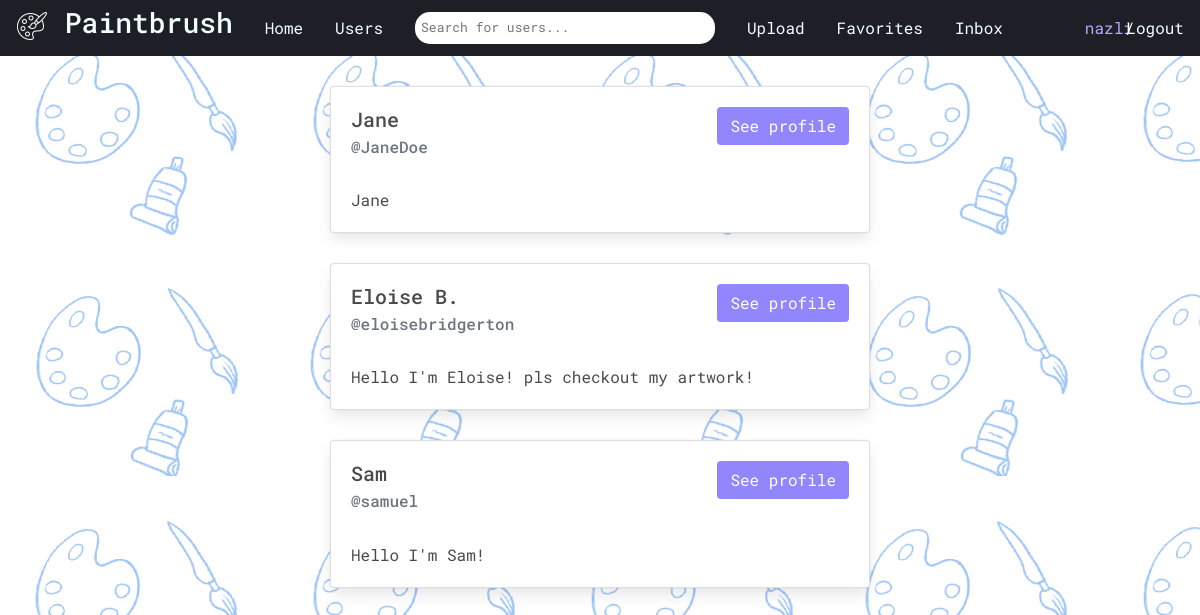
Page /account/followers/ (signed in) on the earlier database version.
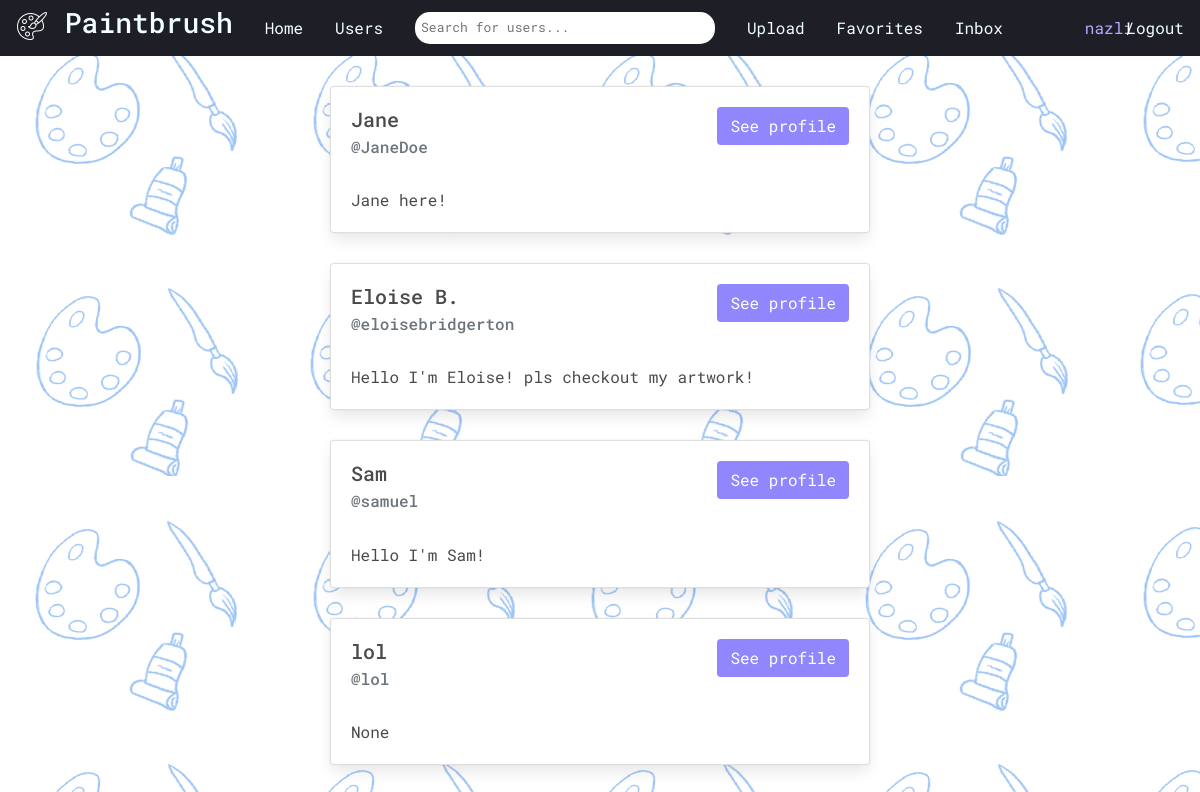
Same page on the later database version.
### users/models.py (models this page shows, shortened)
class Profile(models.Model):
    user = models.OneToOneField(User, on_delete=models.CASCADE, related_name='profile', null=True, blank=True)
    name = models.CharField(max_length=200, blank=True, null=True)
    username = models.CharField(max_length=200, blank=True, null=True)
    email = models.EmailField(max_length=500, blank=True, null=True)
    bio = models.TextField(blank=True, null=True)
    profile_image = models.ImageField(null=True, blank=True, upload_to='profiles', default='defaultavatar.png')
    created = models.DateTimeField(auto_now_add=True)
    id = models.UUIDField(default=uuid.uuid4, unique=True, primary_key=True, editable=False)
    follows = models.ManyToManyField("self", related_name="followed_by", symmetrical=False, blank=True)

### users/views.py (the view)
# urls.py: path('account/followers/', views.followerlist, name="followers"),
@login_required(login_url="login")
def followerlist(request):
    profile = request.user.profile
    return render(request, "users/follower.html", {'profile': profile})

### templates/users/follower.html (shortened to what this page needs)
{% extends 'base.html' %}
{% block content %}
<div class= "container">
  <div class="row justify-content-center">
      <div class="col-6">
          {% for userprofile in profile.followed_by.all%}
          {% if userprofile.id != profile.id %}
          <div class="card" style="margin-top:30px; margin-bottom:30px;">
                  <div class="card-body">
                    <h5 class="card-title">{{userprofile.name}}
                      <a href="{% url 'profiles' userprofile.id %}" class="btn float-right">See profile</a>
                    </h5>
                    <h6 class="card-subtitle mb-2 text-muted">@{{userprofile.username}}</h6>
                    <br>
                    <p class="card-text">{{userprofile.bio}}</p>
                  </div>
          </div>
          {% endif %}
          {% endfor %}
      </div>
  </div>
</div>
{% endblock content %}

Differences in the rows shown:
changed Profile "Jane": bio "Jane" → "Jane here!"
now on this page (row unchanged): Profile: name "lol", username "lol", bio "None"
